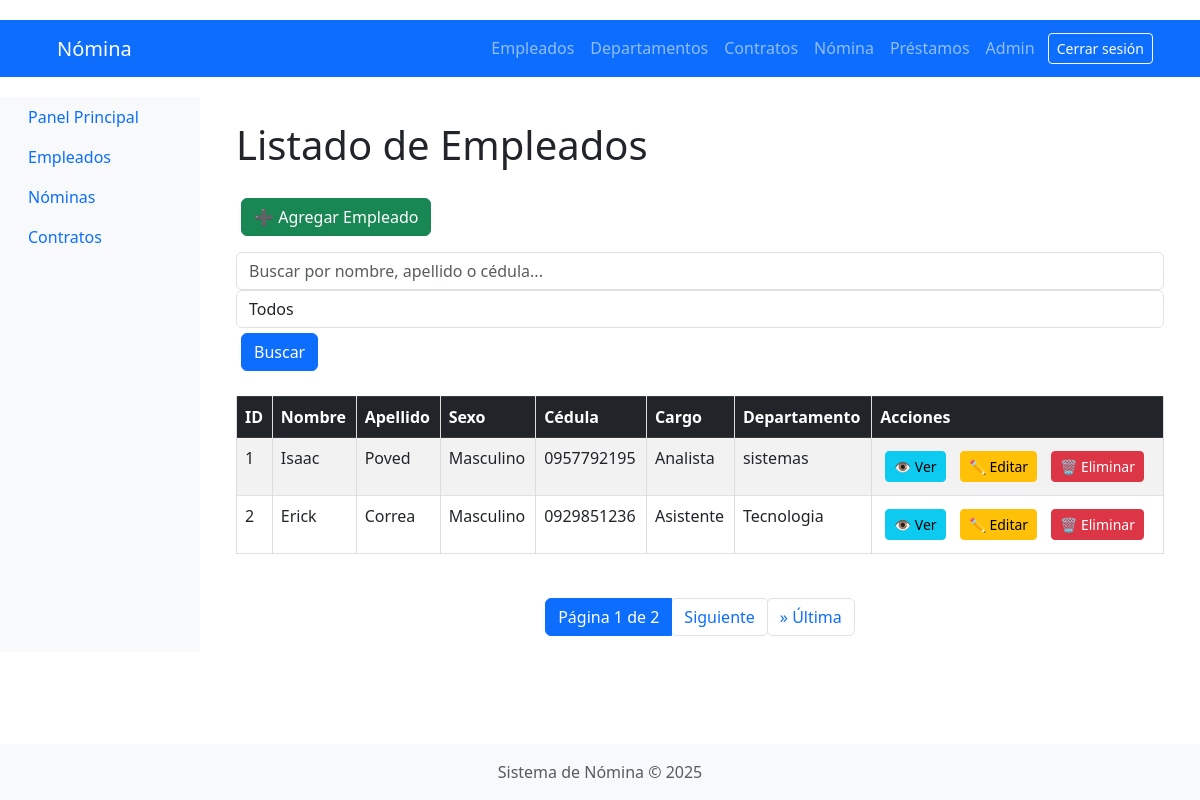
Screenshot of /employees/ (signed in) with the database file from the repository.
### employees/models.py (models this page shows, shortened)
class Empleado(models.Model):
    SEXO_CHOICES = [
        ('M', 'Masculino'),
        ('F', 'Femenino'),
    ]
    cedula = models.CharField(max_length=10, unique=True, null=True)
    nombre = models.CharField(max_length=100)
    apellido = models.CharField(max_length=100)
    sexo = models.CharField(max_length=1, choices=SEXO_CHOICES, default='M')  # Campo agregado
    cargo = models.ForeignKey(Cargo, on_delete=models.CASCADE)
    departamento = models.ForeignKey(Departamento, on_delete=models.CASCADE)
    tipo_contrato = models.ForeignKey(TipoContrato, on_delete=models.CASCADE)
    fecha_ingreso = models.DateField()
    salario = models.DecimalField(max_digits=10, decimal_places=2)

class Cargo(models.Model):
    nombre = models.CharField(max_length=100)
    descripcion = models.TextField()
    def __str__(self):
        return self.nombre

### departments/models.py (models this page shows, shortened)
class Departamento(models.Model):
    nombre = models.CharField(max_length=100)
    descripcion = models.TextField(blank=True)

### employees/views.py (the view)
# urls.py: path('', views.listar_empleados, name='listar_empleados'),
@login_required
def listar_empleados(request):
    query = request.GET.get('q', '')  # Captura el término de búsqueda si existe
    sexo = request.GET.get('sexo', '')
    empleados_list = Empleado.objects.all().select_related('departamento')
    if query:
        empleados_list = empleados_list.filter(
            Q(nombre__icontains=query) |
            Q(apellido__icontains=query) |
            Q(cedula__icontains=query)
        )
    if sexo in ['M', 'F']:
        empleados_list = empleados_list.filter(sexo=sexo)
    paginator = Paginator(empleados_list, 2)
    page_number = request.GET.get('page')
    empleados = paginator.get_page(page_number)
    return render(request, 'employees/employee_list.html', {
        'empleados': empleados,
        'query': query,
        'sexo': sexo,
    })

### templates/employees/employee_list.html (shortened to what this page needs)
{% extends 'base.html' %}
{% block content %}
<div class="container mt-4">
    <h1 class="mb-4">Listado de Empleados</h1>
    <a href="{% url 'crear_empleado' %}" class="btn btn-success mb-3">➕ Agregar Empleado</a>
    <form method="get" class="form-inline mb-3">
        <input type="text" name="q" class="form-control mr-2" placeholder="Buscar por nombre, apellido o cédula..." value="{{ query|default:'' }}">
        <select name="sexo" class="form-control mr-2">
            <option value="">Todos</option>
        </select>
        <button type="submit" class="btn btn-primary">Buscar</button>
    </form>
    <table class="table table-striped table-bordered">
        <thead class="table-dark">
            <tr>
                <th>ID</th>
                <th>Nombre</th>
                <th>Apellido</th>
                <th>Sexo</th>
                <th>Cédula</th>
                <th>Cargo</th>
                <th>Departamento</th>
                <th>Acciones</th>
            </tr>
        </thead>
        <tbody>
            {% for empleado in empleados %}
            <tr>
                <td>{{ empleado.id }}</td>
                <td>{{ empleado.nombre }}</td>
                <td>{{ empleado.apellido }}</td>
                <td>{{ empleado.get_sexo_display }}</td>
                <td>{{ empleado.cedula }}</td>
                <td>{{ empleado.cargo }}</td>
                <td>{{ empleado.departamento.nombre }}</td>
                <td>
                    <a href="{% url 'detalle_empleado' empleado.id %}" class="btn btn-info btn-sm">👁️ Ver</a>
                    <a href="{% url 'actualizar_empleado' empleado.id %}" class="btn btn-warning btn-sm">✏️ Editar</a>
                    <a href="{% url 'eliminar_empleado' empleado.id %}" class="btn btn-danger btn-sm" onclick="return confirm('¿Estás seguro de que deseas eliminar este empleado?');">🗑️ Eliminar</a>
                </td>
            </tr>
            {% empty %}
            <tr>
                <td colspan="8" class="text-center">No hay empleados registrados.</td>
            </tr>
            {% endfor %}
        </tbody>
    </table>
    <div class="d-flex justify-content-center mt-4">
        <nav aria-label="Paginación de empleados">
            <ul class="pagination">
                <li class="page-item active">
                    <span class="page-link">
                        Página {{ empleados.number }} de {{ empleados.paginator.num_pages }}
                    </span>
                </li>
                {% if empleados.has_next %}
                    <li class="page-item">
                        <a class="page-link" href="?page={{ empleados.next_page_number }}{% if query %}&q={{ query }}{% endif %}{% if sexo %}&sexo={{ sexo }}{% endif %}">Siguiente</a>
                    </li>
                    <li class="page-item">
                        <a class="page-link" href="?page={{ empleados.paginator.num_pages }}{% if query %}&q={{ query }}{% endif %}{% if sexo %}&sexo={{ sexo }}{% endif %}">&raquo; Última</a>
                    </li>
                {% endif %}
            </ul>
        </nav>
    </div>
</div>
{% endblock %}

### templates/base.html (shortened to what this page needs)
<!DOCTYPE html>
<html lang="es">
<head>
    {% load static %}
    <link rel="stylesheet" href="{% static 'css/styles.css' %}">
    <link href="https://cdn.jsdelivr.net/npm/bootstrap@5.3.0/dist/css/bootstrap.min.css" rel="stylesheet">
</head>
<body class="d-flex flex-column min-vh-100">
    <nav class="navbar navbar-expand-lg navbar-dark bg-primary">
    <div class="container">
        <a class="navbar-brand" href="{% url 'index' %}">Nómina</a>
        <div class="collapse navbar-collapse" id="navbarNav">
            <ul class="navbar-nav ms-auto">
                <li class="nav-item">
                    <a class="nav-link" href="{% url 'listar_empleados' %}">Empleados</a>
                </li>
                <li class="nav-item">
                    <a class="nav-link" href="{% url 'listar_departamentos' %}">Departamentos</a>
                </li>
                <li class="nav-item">
                    <a class="nav-link" href="{% url 'listar_contratos' %}">Contratos</a>
                </li>
                <li class="nav-item">
                    <a class="nav-link" href="{% url 'listar_roles_pago' %}">Nómina</a>
                </li>
                <li class="nav-item">
                    <a class="nav-link" href="{% url 'listar_prestamos' %}">Préstamos</a>
                </li>
                <li class="nav-item">
                    <a class="nav-link" href="/admin/">Admin</a>
                </li>
                {% if user.is_authenticated %}
                    <li class="nav-item">
                        <form method="post" action="{% url 'logout' %}">
                            <button type="submit" class="btn btn-sm btn-outline-light">Cerrar sesión</button>
                        </form>
                    </li>
                {% else %}
                    <li class="nav-item">
                        <a class="nav-link" href="{% url 'login' %}">Iniciar Sesión</a>
                    </li>
                {% endif %}
            </ul>
        </div>
    </div>
</nav>
    <div class="container-fluid">
        <div class="row">
            <nav class="col-md-2 d-none d-md-block bg-light sidebar">
                <div class="position-sticky">
                    <ul class="nav flex-column">
                        <li class="nav-item">
                            <a class="nav-link active" href="{% url 'index' %}">
                                Panel Principal
                            </a>
                        </li>
                        <li class="nav-item">
                            <a class="nav-link" href="{% url 'listar_empleados' %}">
                                Empleados
                            </a>
                        </li>
                        <li class="nav-item">
                            <a class="nav-link" href="{% url 'listar_roles_pago' %}">
                                Nóminas
                            </a>
                        </li>
                        <li class="nav-item">
                            <a class="nav-link" href="{% url 'listar_contratos' %}">
                                Contratos
                            </a>
                        </li>
                    </ul>
                </div>
            </nav>
            <main class="col-md-9 ms-sm-auto col-lg-10 px-md-4">
                {% block content %}{% endblock %}
            </main>
        </div>
    </div>
    <footer class="footer mt-auto py-3 bg-light text-center">
        <div class="container">
            <span class="text-muted">Sistema de Nómina &copy; {{ year|default:2025 }}</span>
        </div>
    </footer>
</body>
</html>

### static/css/styles.css (style rules this page uses)
body { font-family: 'Arial', sans-serif; margin: 0; padding: 0; background-color: #f4f4f4; }
nav { margin: 20px 0; }
nav a { color: #ffffff; text-decoration: none; padding: 10px 15px; border-radius: 5px; }
.container { width: 80%; margin: auto; overflow: hidden; }
h1, h2, h3 { color: #35424a; }
.table { width: 100%; margin: 20px 0; border-collapse: collapse; }
.table th, .table td { padding: 10px; border: 1px solid #dddddd; text-align: left; }
.table th { background: #35424a; color: #ffffff; }
.btn { display: inline-block; padding: 10px 15px; margin: 5px; border: none; border-radius: 5px; cursor: pointer; }
.btn-primary { background: #35424a; color: #ffffff; }
.btn-danger { background: #e8491d; color: #ffffff; }
footer { text-align: center; padding: 20px 0; background: #35424a; color: #ffffff; position: relative; bottom: 0; width: 100%; }

### rows the page displays
Empleado: id "1", nombre "Isaac", apellido "Poved", sexo "Masculino", cedula "0957792195", cargo "Analista", departamento.nombre "sistemas"
Empleado: id "2", nombre "Erick", apellido "Correa", sexo "Masculino", cedula "0929851236", cargo "Asistente", departamento.nombre "Tecnologia"

### other values shown
{{ empleados.number }} "1"
{{ empleados.paginator.num_pages }} "2"
{{ year|default:2025 }} "2025"
